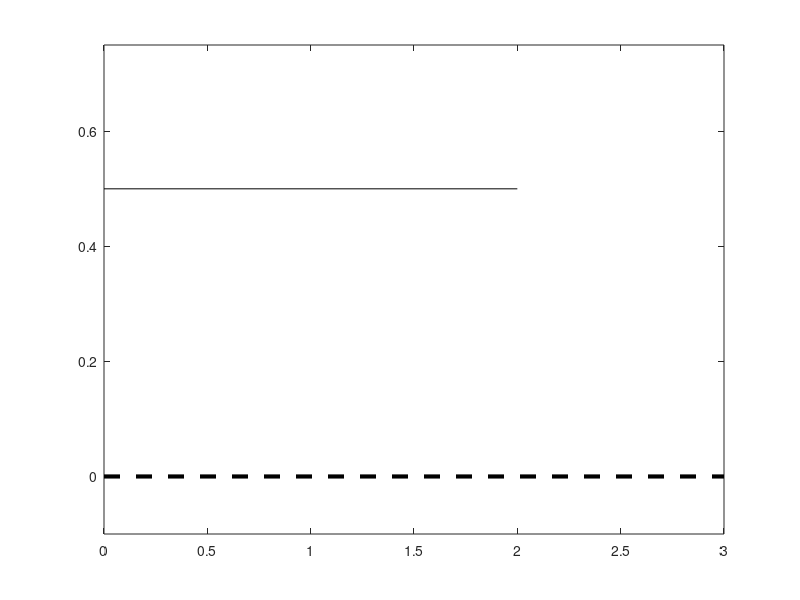

This chart was generated by the following MATLAB code: (Note: this script raises an error after producing the figure.)


clf

h = axes('fontsize',20,'linewidth',3);
a = plot([0 2],[1/2 1/2],'k-', ...
         0,1/2,'k-',...
         2,1/2,'k-',...
         [0 3],[0 0],'k--','linewidth',3);
axis([0 3 -.1 .75]);

hold on

filledCircle(0,.5,.04,.012,[0 0 0],30);
filledCircle(2,.5,.04,.012,[0 0 0],30);
xl = xlabel('Position','fontsize',20);
yl = ylabel('p','fontsize',20);
t = title('Probability for the Position After One  Spin','fontsize',20);
print -dpng 'uniformDist.png' -r600

area([.25 .5],[.5 .5],'FaceColor',[0 .1 .8]);
print -dpng 'uniformDistArea.png' -r600
